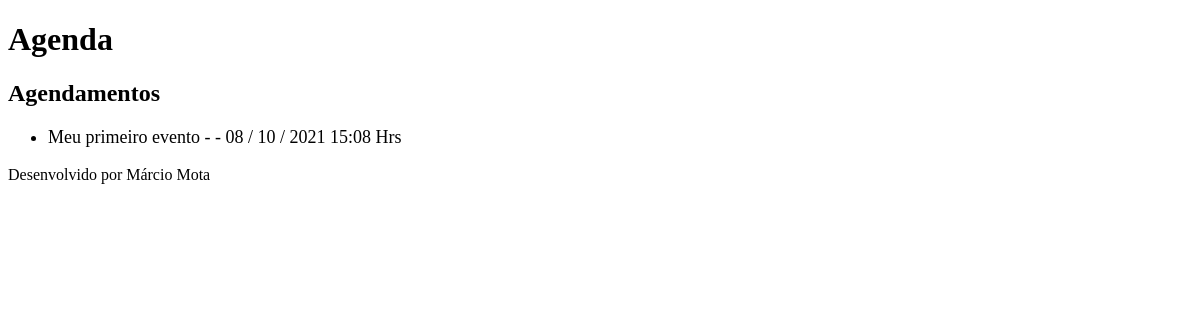
/agenda/, run on an earlier commit of the app's database.
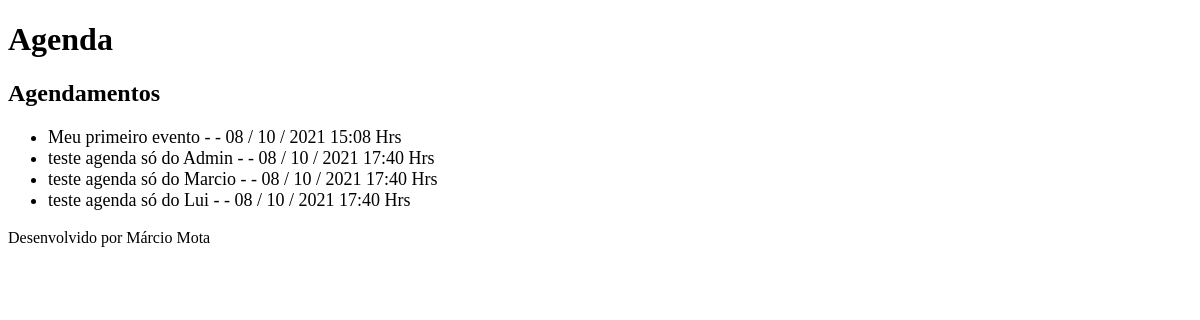
And on a later commit of the database.
### core/models.py (models this page shows, shortened)
class Evento(models.Model):
    titulo = models.CharField(max_length=100)  #tipo char com no máximo 100 caracteres
    descricao = models.TextField(blank=True,null=True)
    data_evento = models.DateTimeField(verbose_name='Data do Evento')
    data_criacao = models.DateTimeField(auto_now=True) #insere automaticamente a data/hora da criação
    usuario = models.ForeignKey(User, on_delete=models.CASCADE) #utilizar aqui a User
    class Meta:
        db_table = 'evento'
    def get_data_criacao(self):
        return self.data_criacao.strftime('%d / %m / %Y %H:%M Hrs')

### core/views.py (the view)
# urls.py: path('agenda/',views.lista_eventos), #chamar aqui a nova visão
def lista_eventos(request):
    evento = Evento.objects.all() #filtrar todos
    dados = {'eventos': evento }
    return render(request,'agenda.html',dados) #chamar a página html

### templates/agenda.html
{% extends "model-page.html" %}
{% block content %}
    <h2>Agendamentos</h2>
    <ul style="font-size: 18px">
    {% for evento in eventos %}
        <li> {{evento.titulo}} - {{evento.dat_evento}} - {{evento.get_data_criacao}} </li>
    {% endfor%}
    </ul>
{% endblock %}

### templates/model-page.html
<!DOCTYPE html>
<html lang="en">
<head>
    {% include "model-header.html" %}
</head>
<body>
    {% block content %} {% endblock %}
    {% include "model-footer.html" %}
</body>
</html>

### templates/model-header.html (shortened to what this page needs)
    <h1>Agenda</h1>

### templates/model-footer.html
<p>Desenvolvido por Márcio Mota</p>

What changed in the data, as far as the page shows it:
added Evento: titulo "teste agenda só do Admin", get_data_criacao "08 / 10 / 2021 17:40 Hrs"
added Evento: titulo "teste agenda só do Marcio", get_data_criacao "08 / 10 / 2021 17:40 Hrs"
added Evento: titulo "teste agenda só do Lui", get_data_criacao "08 / 10 / 2021 17:40 Hrs"
